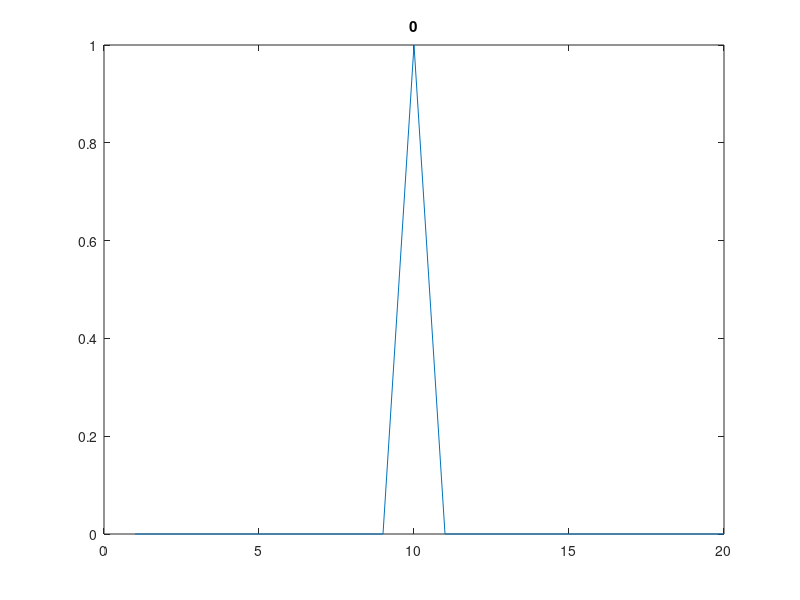

The MATLAB script that drew this image: (Note: this script raises an error after producing the figure.)
calctype = 1; % 1: 1D, 2:2D, 3:3D

heatsinkedboundary = false;

dt = 0.0001;

dx = 0.1;
dy = 0.03;
dz = 0.08;

TC = [10 ; 1];

VHC = [1 ; 2];

nx = 20;
ny = 10;
nz = 30;
nt = 500;

%% Calculate matrices used for Douglas-Gunn ADI method
nM = length(TC);
x = dx*(-(nx-1)/2:(nx-1)/2);
y = dy*(-(ny-1)/2:(ny-1)/2);
switch calctype
    case 1
        N = nx;
        M   = ones(nx,1);
        M(12:13) = 2;
        ABS = zeros(nx,1); % Power deposited per unit length/area/volume per unit time
%         ABS(10) = 100;
		
		A1 = NaN(nM,nM,1);
		B = NaN(nM,nM,1);
		s = zeros(nx,1);
		for i=1:nM
			for j=1:nM
				TC_eff = 2*TC(i)*TC(j)/(TC(i)+TC(j));
				A1(i,j) = dt*TC_eff/(2*VHC(i)*dx^2); % A1 coupling factor for heat flow from medium j into medium i
				B(i,j)  = dt*TC_eff/(2*VHC(i)*dx^2); % B coupling factor for heat flow from medium j into medium i
			end
		end
		for i=1:N
            heatsinkedvoxel = heatsinkedboundary && (ix == 1 || ix == nx);
            if ~heatsinkedvoxel
                s(i) = ABS(i)*dt/VHC(M(i));
			end
		end

        T = zeros(nx,1);
		T(10) = 1;
		b = NaN(nx,1);
		figure(1);clf;
        h_line = plot(T);
        h_title = title('0');
        % ylim([0 1.5]);
        for tidx=1:nt
			for xidx = 1:nx % construct d, the right hand side of the system of linear equations
				delta = s(xidx);
				if xidx ~= 1;  delta = delta + B(M(xidx),M(xidx-1))*(T(xidx-1)-T(xidx)); end
				if xidx ~= nx; delta = delta + B(M(xidx),M(xidx+1))*(T(xidx+1)-T(xidx)); end
				T(xidx) = T(xidx) + delta;
			end
			
			%% Thomas algorithm, sweeps up from 2 to N and then down from N to 1
			% Forward sweep, index 2:
			b(1) = 1 + A1(M(1),M(2));
			w = -A1(M(2),M(1))/b(1);
			b(2) = 1 + A1(M(2),M(3)) + A1(M(2),M(1)) + w*A1(M(1),M(2));
			T(2) = T(2) - w*T(1);
			% Forward sweep, indices 3 to nx-1:
			for xidx = 3:nx-1
				w = -A1(M(xidx),M(xidx-1))/b(xidx-1);
				b(xidx) = 1 + A1(M(xidx),M(xidx-1)) + A1(M(xidx),M(xidx+1));
				b(xidx) = b(xidx) + w*A1(M(xidx-1),M(xidx));
				T(xidx) = T(xidx) - w*T(xidx-1);
			end
			% Forward sweep, index nx:
			w = -A1(M(nx),M(nx-1))/b(nx-1);
			b(nx) = 1 + A1(M(nx),M(nx-1));
			b(nx) = b(nx) + w*A1(M(nx-1),M(nx));
			T(nx) = T(nx) - w*T(nx-1);

			% Back sweep, index nx:
			T(nx) = T(nx)/b(nx);
			% Back sweep, remaining indices:
			for xidx = nx-1:-1:1
				T(xidx) = (T(xidx) + A1(M(xidx),M(xidx+1))*T(xidx+1))/b(xidx);
			end
			h_line.YData = T;
            h_title.String = num2str(tidx);
            drawnow;
        end
        
        
        
        
        
        
        
        
        
        
    case 2
        N = nx*ny;
        M = ones(nx,ny);
%         M(5:15,23:30) = 2;
%         M(1:2,1:2) = 2;
        ABS = zeros(nx,ny); % Power deposited per unit length/area/volume per unit time
%         ABS(16,22) = 100;
        ABS(3,3) = 100;
        
        A1xy_full     = zeros(N); % In xy form
        A2xy_full     = zeros(N); % In xy form
        A2yx_full     = zeros(N); % In yx form
        Bxy_full      = -eye(N); % In xy form
        sxy           = zeros(N,1); % In xy form
        for i=1:N % i is the xy linear index
            [ix,iy] = ind2sub([nx,ny],i);
            j = sub2ind([ny nx],iy,ix); % j is the yx linear index
            heatsinkedvoxel = heatsinkedboundary && (ix == 1 || iy == 1 || ix == nx || iy == ny);
            
            %% x couplings
            if ix ~= 1 && ix ~= nx
                TC_eff_posx = 2*TC(M(i))*TC(M(i+1))/(TC(M(i))+TC(M(i+1)));
                if isnan(TC_eff_posx)
                    TC_eff_posx = 0;
                end
                TC_eff_negx = 2*TC(M(i))*TC(M(i-1))/(TC(M(i))+TC(M(i-1)));
                if isnan(TC_eff_negx)
                    TC_eff_negx = 0;
                end
                A1xy_full(i,i)   = A1xy_full(i,i)   + dt*(TC_eff_posx + TC_eff_negx)/(2*VHC(M(i))*dx^2);
                A1xy_full(i,i-1) = A1xy_full(i,i-1) - dt*TC_eff_negx/(2*VHC(M(i))*dx^2);
                A1xy_full(i,i+1) = A1xy_full(i,i+1) - dt*TC_eff_posx/(2*VHC(M(i))*dx^2);
                Bxy_full(i,i)    = Bxy_full(i,i  )  + dt*(TC_eff_posx + TC_eff_negx)/(2*VHC(M(i))*dx^2);
                Bxy_full(i,i-1)  = Bxy_full(i,i-1)  - dt*TC_eff_negx/(2*VHC(M(i))*dx^2);
                Bxy_full(i,i+1)  = Bxy_full(i,i+1)  - dt*TC_eff_posx/(2*VHC(M(i))*dx^2);
            elseif ~heatsinkedvoxel
                if ix == 1
                    TC_eff_posx = 2*TC(M(i))*TC(M(i+1))/(TC(M(i))+TC(M(i+1)));
                    if isnan(TC_eff_posx)
                        TC_eff_posx = 0;
                    end
                    A1xy_full(i,i)   = A1xy_full(i,i)   + dt*TC_eff_posx/(2*VHC(M(i))*dx^2);
                    A1xy_full(i,i+1) = A1xy_full(i,i+1) - dt*TC_eff_posx/(2*VHC(M(i))*dx^2);
                    Bxy_full(i,i)    = Bxy_full(i,i  )  + dt*TC_eff_posx/(2*VHC(M(i))*dx^2);
                    Bxy_full(i,i+1)  = Bxy_full(i,i+1)  - dt*TC_eff_posx/(2*VHC(M(i))*dx^2);
                else
                    TC_eff_negx = 2*TC(M(i))*TC(M(i-1))/(TC(M(i))+TC(M(i-1)));
                    if isnan(TC_eff_negx)
                        TC_eff_negx = 0;
                    end
                    A1xy_full(i,i)   = A1xy_full(i,i)   + dt*TC_eff_negx/(2*VHC(M(i))*dx^2);
                    A1xy_full(i,i-1) = A1xy_full(i,i-1) - dt*TC_eff_negx/(2*VHC(M(i))*dx^2);
                    Bxy_full(i,i)    = Bxy_full(i,i  )  + dt*TC_eff_negx/(2*VHC(M(i))*dx^2);
                    Bxy_full(i,i-1)  = Bxy_full(i,i-1)  - dt*TC_eff_negx/(2*VHC(M(i))*dx^2);
                end
            end
            
            %% y couplings
            if iy ~= 1 && iy ~= ny
                TC_eff_posy = 2*TC(M(i))*TC(M(i+nx))/(TC(M(i))+TC(M(i+nx)));
                if isnan(TC_eff_posy)
                    TC_eff_posy = 0;
                end
                TC_eff_negy = 2*TC(M(i))*TC(M(i-nx))/(TC(M(i))+TC(M(i-nx)));
                if isnan(TC_eff_negy)
                    TC_eff_negy = 0;
                end
                A2xy_full(i,i)    = A2xy_full(i,i)    + dt*(TC_eff_posy + TC_eff_negy)/(2*VHC(M(i))*dy^2);
                A2xy_full(i,i-nx) = A2xy_full(i,i-nx) - dt*TC_eff_negy /(2*VHC(M(i))*dy^2);
                A2xy_full(i,i+nx) = A2xy_full(i,i+nx) - dt*TC_eff_posy /(2*VHC(M(i))*dy^2);
                A2yx_full(j,j)    = A2yx_full(j,j)    + dt*(TC_eff_posy + TC_eff_negy)/(2*VHC(M(i))*dy^2);
                A2yx_full(j,j-1)  = A2yx_full(j,j-1)  - dt*TC_eff_negy /(2*VHC(M(i))*dy^2);
                A2yx_full(j,j+1)  = A2yx_full(j,j+1)  - dt*TC_eff_posy /(2*VHC(M(i))*dy^2);
                Bxy_full(i,i)     = Bxy_full(i,i   )  + dt*(TC_eff_posy + TC_eff_negy)/(2*VHC(M(i))*dy^2);
                Bxy_full(i,i-nx)  = Bxy_full(i,i-nx)  - dt*TC_eff_negy /(2*VHC(M(i))*dy^2);
                Bxy_full(i,i+nx)  = Bxy_full(i,i+nx)  - dt*TC_eff_posy /(2*VHC(M(i))*dy^2);
            elseif ~heatsinkedvoxel
                if iy == 1
                    TC_eff_posy = 2*TC(M(i))*TC(M(i+nx))/(TC(M(i))+TC(M(i+nx)));
                    if isnan(TC_eff_posy)
                        TC_eff_posy = 0;
                    end
                    A2xy_full(i,i)    = A2xy_full(i,i)    + dt*TC_eff_posy/(2*VHC(M(i))*dy^2);
                    A2xy_full(i,i+nx) = A2xy_full(i,i+nx) - dt*TC_eff_posy/(2*VHC(M(i))*dy^2);
                    A2yx_full(j,j)    = A2yx_full(j,j)    + dt*TC_eff_posy/(2*VHC(M(i))*dy^2);
                    A2yx_full(j,j+1)  = A2yx_full(j,j+1)  - dt*TC_eff_posy/(2*VHC(M(i))*dy^2);
                    Bxy_full(i,i)     = Bxy_full(i,i   )  + dt*TC_eff_posy/(2*VHC(M(i))*dy^2);
                    Bxy_full(i,i+nx)  = Bxy_full(i,i+nx)  - dt*TC_eff_posy/(2*VHC(M(i))*dy^2);
                else
                    TC_eff_negy = 2*TC(M(i))*TC(M(i-nx))/(TC(M(i))+TC(M(i-nx)));
                    if isnan(TC_eff_negy)
                        TC_eff_negy = 0;
                    end
                    A2xy_full(i,i)    = A2xy_full(i,i)    + dt*TC_eff_negy/(2*VHC(M(i))*dy^2);
                    A2xy_full(i,i-nx) = A2xy_full(i,i-nx) - dt*TC_eff_negy/(2*VHC(M(i))*dy^2);
                    A2yx_full(j,j)    = A2yx_full(j,j)    + dt*TC_eff_negy/(2*VHC(M(i))*dy^2);
                    A2yx_full(j,j-1)  = A2yx_full(j,j-1)  - dt*TC_eff_negy/(2*VHC(M(i))*dy^2);
                    Bxy_full(i,i)     = Bxy_full(i,i   )  + dt*TC_eff_negy/(2*VHC(M(i))*dy^2);
                    Bxy_full(i,i-nx)  = Bxy_full(i,i-nx)  - dt*TC_eff_negy/(2*VHC(M(i))*dy^2);
                end
            end
            
            %% Absorption
            if ~heatsinkedvoxel
                sxy(i) = ABS(i)*dt/VHC(M(i));
            end
        end
        A1xy = sparse(A1xy_full);
        A2xy = sparse(A2xy_full);
        A2yx = sparse(A2yx_full);
        Bxy  = sparse(Bxy_full);
        IplusA1xy = eye(N) + A1xy;
        minusBxyminusA2xy = - Bxy - A2xy;
        IplusA2yx = eye(N) + A2yx;
        
        figure(2);clf;
        imagesc(M.');
        axis equal
        axis tight
        axis xy
        
        Txy = zeros(nx*ny,1); % In xy form
        Txy([1 end]) = 0;
        figure(1);clf;
        h_im = imagesc(x,y,reshape(Txy,[nx ny]).');
        colorbar;
        axis equal
        axis tight
        axis xy
        h_title = title('0');
%         caxis([0 0.2]);
        for i=1:nt
            v1xy = IplusA1xy\(minusBxyminusA2xy*Txy + sxy); % This is the intermediate temperature estimate in xy form
            h_im.CData = reshape(v1xy,[nx ny]).';
%             Txy = v1xy;
            rhs2xy = v1xy + A2xy*Txy;
            rhs2yx = reshape(permute(reshape(rhs2xy,[nx ny]),[2 1]),[N 1]);
            Tyx = IplusA2yx\rhs2yx; % New temperature
            h_im.CData = reshape(Tyx,[ny nx]);
            Txy = reshape(permute(reshape(Tyx,[ny nx]),[2 1]),[N 1]);
            colorbar;
            h_title.String = num2str(i);
            drawnow;
        end
        
end
